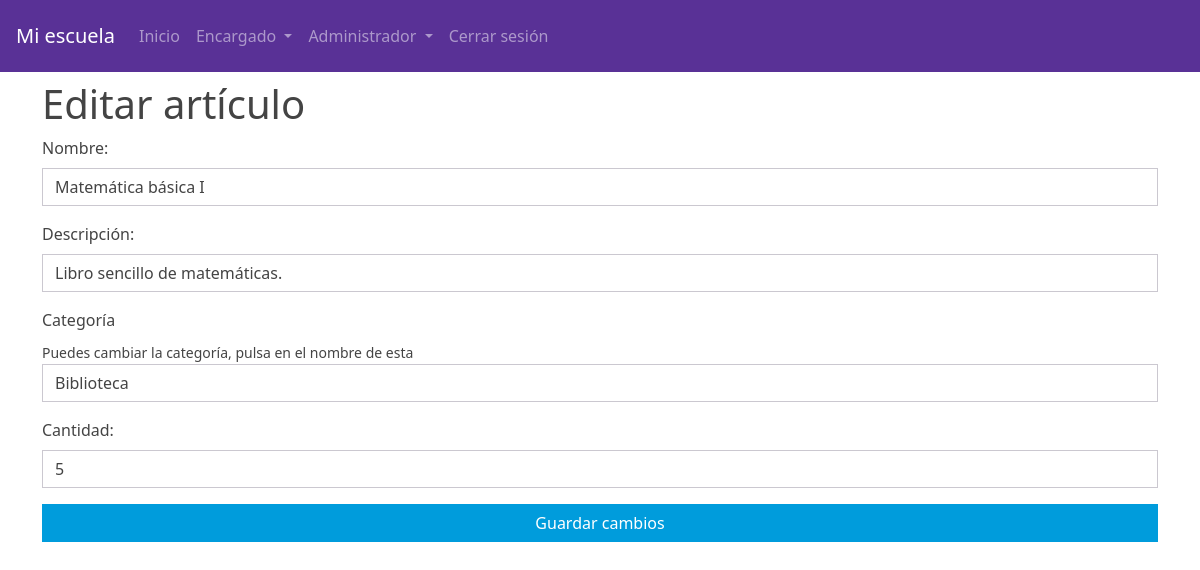
The app's page /editar_articulo.php?id=1 (signed in) with its own data.
### tables this page shows
CREATE TABLE `articulos` (
  `id` int(11) NOT NULL,
  `categoria_id` int(11) NOT NULL,
  `nombre` varchar(255) NOT NULL,
  `descripcion` varchar(255) DEFAULT NULL,
  `cantidad` int(11) NOT NULL DEFAULT 0
);

### editar_articulo.php (the view, shortened to what this page needs)
<?php
require_once 'conexion.php';
if ($_SERVER['REQUEST_METHOD'] === 'POST') {
    $id = $_POST['id'];
    $nombre = $_POST['nombre'];
    $descripcion = $_POST['descripcion'];
    $categoria_id = $_POST['categoria_id'];
    $cantidad = $_POST['cantidad'];
    $sql = "UPDATE articulos SET nombre = ?, descripcion = ?, categoria_id = ?, cantidad = ? WHERE id = ?";
    $stmt = $con->prepare($sql);
    $stmt->bind_param('ssiii', $nombre, $descripcion, $categoria_id, $cantidad, $id);
    if ($stmt->execute()) {
        header('Location: ver_articulos.php');
        exit;
    } else {
        echo 'Error al actualizar el artículo: ' . $stmt->error;
    }
} else {
    if (isset($_GET['id'])) {
        $id = $_GET['id'];
        $sql = "SELECT * FROM articulos WHERE id = ?";
        $stmt = $con->prepare($sql);
        $stmt->bind_param('i', $id);
        $stmt->execute();
        $resultado = $stmt->get_result();
        if ($resultado->num_rows === 1) {
            $articulo = $resultado->fetch_assoc();
        } else {
            header('Location: ver_articulos.php');
            exit;
        }
    } else {
        header('Location: ver_articulos.php');
        exit;
    }
}
?>
<!DOCTYPE html>
<html lang="es">
<head>
    <?php require "head.php"; ?>
</head>
<body>
    <?php require "header.php"; ?>
    <div class="container pt-2">
        <div class="row">
            <h1>Editar artículo</h1>
            <form method="POST">
                <div class="form-group">
                    <label>
                        Nombre:
                    </label>
                    <input type="text" name="nombre" class="form-control" value="<?php echo $articulo['nombre']; ?>">
                </div>
                <div class="form-group">
                    <label>
                        Descripción:
                    </label>
                    <input type="text" name="descripcion" class="form-control"
                        value="<?php echo $articulo['descripcion']; ?>">
                </div>
                <div class="form-group">
                    <label for="categoria_id">Categoría</label>
                    <br>
                    <small>Puedes cambiar la categoría, pulsa en el nombre de esta</small>
                    <select class="form-control" id="categoria_id" name="categoria_id">
                        <?php
                        $sql = "SELECT * FROM categorias";
                        $resultado = mysqli_query($con, $sql);
                        while ($fila = mysqli_fetch_assoc($resultado)) {
                            if ($fila['id'] == $articulo['id']) {
                                echo "<option value='" . $fila['id'] . "' selected>" . $fila['nombre'] . "</option>";
                            } else {
                                echo "<option value='" . $fila['id'] . "'>" . $fila['nombre'] . "</option>";
                            }
                        }
                        ?>
                    </select>
                </div>
                <div class="form-group">
                    <label>
                        Cantidad:
                    </label>
                    <input type="number" name="cantidad" value="<?php echo $articulo['cantidad']; ?>"
                        class="form-control">
                </div>
                <div class="form-group">
                    <button type="submit" class='form-control btn btn-info'>Guardar cambios</button>
                </div>
            </form>
        </div>
    </div>
</body>
</html>

### records on screen
articulos: nombre "Matemática básica I", descripcion "Libro sencillo de matemáticas.", cantidad "5"

### other values on screen
form field categoria_id "Biblioteca"
